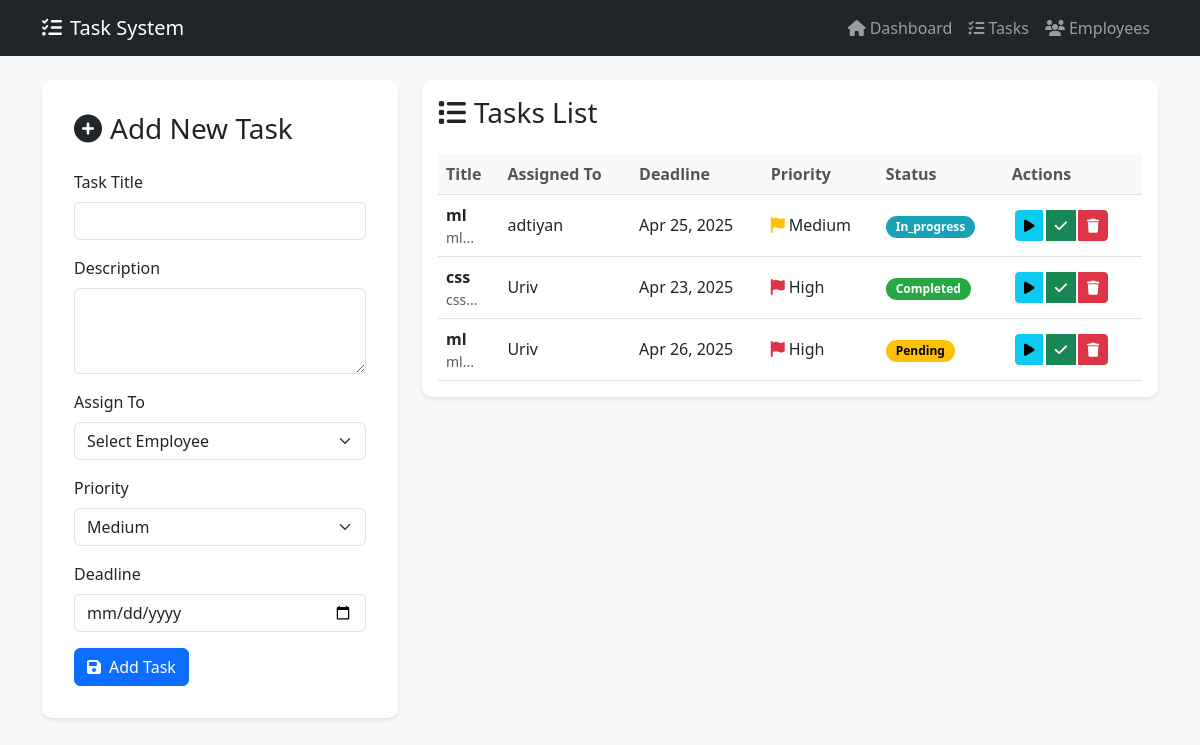
The page /tasks.php on the database its author committed.
### tables this page shows
CREATE TABLE tasks (
                id INTEGER PRIMARY KEY AUTOINCREMENT,
                title TEXT NOT NULL,
                description TEXT,
                employee_id INTEGER,
                status TEXT CHECK(status IN ('pending', 'in_progress', 'completed')) DEFAULT 'pending',
                priority TEXT CHECK(priority IN ('low', 'medium', 'high')) DEFAULT 'medium',
                deadline DATE NOT NULL,
                created_at DATETIME DEFAULT CURRENT_TIMESTAMP,
                FOREIGN KEY (employee_id) REFERENCES employees(id) ON DELETE SET NULL
            );

CREATE TABLE employees (
                id INTEGER PRIMARY KEY AUTOINCREMENT,
                name TEXT NOT NULL,
                email TEXT UNIQUE NOT NULL,
                position TEXT NOT NULL,
                department TEXT NOT NULL,
                created_at DATETIME DEFAULT CURRENT_TIMESTAMP
            );

### tasks.php (the view, shortened to what this page needs)
<?php
require_once 'includes/header.php';
$db = Database::getInstance();
$conn = $db->getConnection();
$tasks = $conn->query("
    SELECT t.*, e.name as employee_name
    FROM tasks t
    LEFT JOIN employees e ON t.employee_id = e.id
    ORDER BY t.created_at DESC
")->fetchAll(PDO::FETCH_ASSOC);
?>
<div class="row">
    <div class="col-md-4">
        <div class="form-container">
            <h3><i class="fas fa-plus-circle me-2"></i>Add New Task</h3>
            <form action="actions/add_task.php" method="POST">
                <div class="mb-3">
                    <label for="title" class="form-label">Task Title</label>
                    <input type="text" class="form-control" id="title" name="title" required>
                </div>
                <div class="mb-3">
                    <label for="description" class="form-label">Description</label>
                    <textarea class="form-control" id="description" name="description" rows="3" required></textarea>
                </div>
                <div class="mb-3">
                    <label for="employee_id" class="form-label">Assign To</label>
                    <select class="form-select" id="employee_id" name="employee_id" required>
                        <option value="">Select Employee</option>
                    </select>
                </div>
                <div class="mb-3">
                    <label for="priority" class="form-label">Priority</label>
                    <select class="form-select" id="priority" name="priority" required>
                        <option value="medium" selected>Medium</option>
                    </select>
                </div>
                <div class="mb-3">
                    <label for="deadline" class="form-label">Deadline</label>
                    <input type="date" class="form-control" id="deadline" name="deadline" required>
                </div>
                <button type="submit" class="btn btn-primary">
                    <i class="fas fa-save me-2"></i>Add Task
                </button>
            </form>
        </div>
    </div>
    <div class="col-md-8">
        <div class="table-container">
            <h3 class="mb-4"><i class="fas fa-list me-2"></i>Tasks List</h3>
            <div class="table-responsive">
                <table class="table table-hover">
                    <thead class="table-light">
                        <tr>
                            <th>Title</th>
                            <th>Assigned To</th>
                            <th>Deadline</th>
                            <th>Priority</th>
                            <th>Status</th>
                            <th>Actions</th>
                        </tr>
                    </thead>
                    <tbody>
                        <?php foreach ($tasks as $task): ?>
                            <tr>
                                <td>
                                    <strong><?= htmlspecialchars($task['title']) ?></strong>
                                    <small class="d-block text-muted"><?= htmlspecialchars(substr($task['description'], 0, 50)) ?>...</small>
                                </td>
                                <td><?= htmlspecialchars($task['employee_name'] ?? 'Unassigned') ?></td>
                                <td><?= date('M d, Y', strtotime($task['deadline'])) ?></td>
                                <td>
                                    <span class="priority-<?= $task['priority'] ?>">
                                        <i class="fas fa-flag me-1"></i><?= ucfirst($task['priority']) ?>
                                    </span>
                                </td>
                                <td>
                                    <span class="badge status-<?= $task['status'] ?>">
                                        <?= ucfirst($task['status']) ?>
                                    </span>
                                </td>
                                <td>
                                    <div class="btn-group">
                                        <a href="actions/update_status.php?id=<?= $task['id'] ?>&status=in_progress"
                                           class="btn btn-sm btn-info btn-action" title="Mark In Progress">
                                            <i class="fas fa-play"></i>
                                        </a>
                                        <a href="actions/update_status.php?id=<?= $task['id'] ?>&status=completed"
                                           class="btn btn-sm btn-success btn-action" title="Mark Complete">
                                            <i class="fas fa-check"></i>
                                        </a>
                                        <a href="actions/delete_task.php?id=<?= $task['id'] ?>"
                                           class="btn btn-sm btn-danger btn-action"
                                           onclick="return confirm('Are you sure you want to delete this task?')"
                                           title="Delete Task">
                                            <i class="fas fa-trash"></i>
                                        </a>
                                    </div>
                                </td>
                            </tr>
                        <?php endforeach; ?>
                    </tbody>
                </table>
            </div>
        </div>
    </div>
</div>
<?php require_once 'includes/footer.php'; ?>

### includes/header.php (shortened to what this page needs)
<!DOCTYPE html>
<html lang="en">
<head>
    <link href="https://cdn.jsdelivr.net/npm/bootstrap@5.3.0/dist/css/bootstrap.min.css" rel="stylesheet">
    <link rel="stylesheet" href="https://cdnjs.cloudflare.com/ajax/libs/font-awesome/6.4.0/css/all.min.css">
    <link rel="stylesheet" href="assets/css/style.css">
    <link rel="stylesheet" type="text/css" href="https://cdn.jsdelivr.net/npm/daterangepicker/daterangepicker.css" />
</head>
<body>
    <nav class="navbar navbar-expand-lg navbar-dark bg-dark">
        <div class="container">
            <a class="navbar-brand" href="index.php">
                <i class="fas fa-tasks me-2"></i>Task System
            </a>
            <div class="collapse navbar-collapse" id="navbarNav">
                <ul class="navbar-nav ms-auto">
                    <li class="nav-item">
                        <a class="nav-link" href="index.php">
                            <i class="fas fa-home me-1"></i>Dashboard
                        </a>
                    </li>
                    <li class="nav-item">
                        <a class="nav-link" href="tasks.php">
                            <i class="fas fa-list-check me-1"></i>Tasks
                        </a>
                    </li>
                    <li class="nav-item">
                        <a class="nav-link" href="employees.php">
                            <i class="fas fa-users me-1"></i>Employees
                        </a>
                    </li>
                </ul>
            </div>
        </div>
    </nav>
    <div class="container my-4">

### includes/footer.php (shortened to what this page needs)
    </div>
</body>
</html>

### assets/css/style.css (style rules this page uses)
body { background-color: #f8f9fa; }
.status-pending { background-color: #ffc107; color: #000; padding: 5px 10px; border-radius: 15px; }
.status-in_progress { background-color: #17a2b8; color: #fff; padding: 5px 10px; border-radius: 15px; }
.status-completed { background-color: #28a745; color: #fff; padding: 5px 10px; border-radius: 15px; }
.priority-medium i { color: #ffc107; }
.priority-high i { color: #dc3545; }
.table { margin: 0; }
.table th { border-top: none; font-weight: 600; color: #555; }
.table td { vertical-align: middle; }
.btn-action { padding: 4px 8px; margin: 0 2px; }
.form-container { background: white; padding: 2rem; border-radius: 10px; box-shadow: 0 2px 4px rgba(0,0,0,0.1); }
.form-container h3 { margin-bottom: 1.5rem; color: #212529; }
.table-container { background: white; padding: 1rem; border-radius: 10px; box-shadow: 0 2px 4px rgba(0,0,0,0.1); }
.btn-action { padding: 0.25rem 0.5rem; margin: 0 0.2rem; }

### rows shown on the page
tasks: title "ml", description "ml", employee.name "adtiyan", deadline "Apr 25, 2025", priority "Medium", status "In_progress"
tasks: title "css", description "css", employee.name "Uriv", deadline "Apr 23, 2025", priority "High", status "Completed"
tasks: title "ml", description "ml", employee.name "Uriv", deadline "Apr 26, 2025", priority "High", status "Pending"
